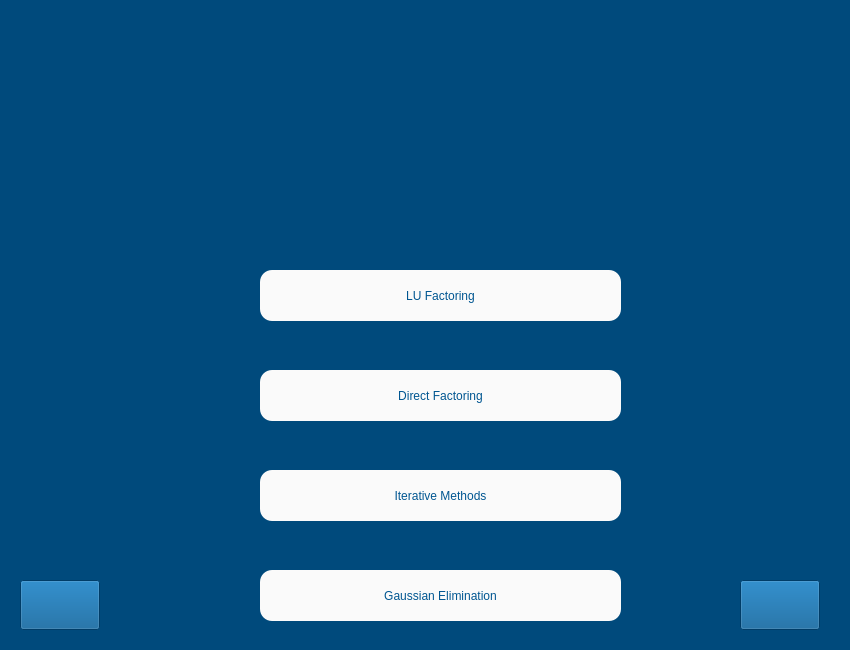
<?xml version="1.0" encoding="UTF-8"?>
<ui version="4.0">
 <class>linear</class>
 <widget class="QWidget" name="linear">
  <property name="geometry">
   <rect>
    <x>0</x>
    <y>0</y>
    <width>850</width>
    <height>650</height>
   </rect>
  </property>
  <property name="minimumSize">
   <size>
    <width>850</width>
    <height>650</height>
   </size>
  </property>
  <property name="maximumSize">
   <size>
    <width>850</width>
    <height>650</height>
   </size>
  </property>
  <property name="palette">
   <palette>
    <active>
     <colorrole role="Base">
      <brush brushstyle="SolidPattern">
       <color alpha="255">
        <red>255</red>
        <green>255</green>
        <blue>255</blue>
       </color>
      </brush>
     </colorrole>
     <colorrole role="Window">
      <brush brushstyle="SolidPattern">
       <color alpha="255">
        <red>0</red>
        <green>74</green>
        <blue>124</blue>
       </color>
      </brush>
     </colorrole>
    </active>
    <inactive>
     <colorrole role="Base">
      <brush brushstyle="SolidPattern">
       <color alpha="255">
        <red>255</red>
        <green>255</green>
        <blue>255</blue>
       </color>
      </brush>
     </colorrole>
     <colorrole role="Window">
      <brush brushstyle="SolidPattern">
       <color alpha="255">
        <red>0</red>
        <green>74</green>
        <blue>124</blue>
       </color>
      </brush>
     </colorrole>
    </inactive>
    <disabled>
     <colorrole role="Base">
      <brush brushstyle="SolidPattern">
       <color alpha="255">
        <red>0</red>
        <green>74</green>
        <blue>124</blue>
       </color>
      </brush>
     </colorrole>
     <colorrole role="Window">
      <brush brushstyle="SolidPattern">
       <color alpha="255">
        <red>0</red>
        <green>74</green>
        <blue>124</blue>
       </color>
      </brush>
     </colorrole>
    </disabled>
   </palette>
  </property>
  <property name="windowTitle">
   <string>Form</string>
  </property>
  <property name="styleSheet">
   <string notr="true"/>
  </property>
  <widget class="QLabel" name="label">
   <property name="geometry">
    <rect>
     <x>40</x>
     <y>30</y>
     <width>771</width>
     <height>161</height>
    </rect>
   </property>
   <property name="styleSheet">
    <string notr="true">background-image: url(:/images/Banner2.png);</string>
   </property>
   <property name="text">
    <string/>
   </property>
   <property name="pixmap">
    <pixmap>../UserInterface/Util/Images/Banner2.png</pixmap>
   </property>
  </widget>
  <widget class="QPushButton" name="lu_button">
   <property name="geometry">
    <rect>
     <x>260</x>
     <y>270</y>
     <width>361</width>
     <height>51</height>
    </rect>
   </property>
   <property name="styleSheet">
    <string notr="true">background-color: rgb(250, 250, 250);
font: 15pt &quot;MS Shell Dlg 2&quot;;
color: rgb(0, 86, 145);
border-radius: 12px;
</string>
   </property>
   <property name="text">
    <string>LU Factoring</string>
   </property>
  </widget>
  <widget class="QPushButton" name="directf_button">
   <property name="geometry">
    <rect>
     <x>260</x>
     <y>370</y>
     <width>361</width>
     <height>51</height>
    </rect>
   </property>
   <property name="styleSheet">
    <string notr="true">background-color: rgb(250, 250, 250);
font: 15pt &quot;MS Shell Dlg 2&quot;;
color: rgb(0, 86, 145);
border-radius: 12px;
</string>
   </property>
   <property name="text">
    <string>Direct Factoring</string>
   </property>
  </widget>
  <widget class="QPushButton" name="iterative_button">
   <property name="geometry">
    <rect>
     <x>260</x>
     <y>470</y>
     <width>361</width>
     <height>51</height>
    </rect>
   </property>
   <property name="styleSheet">
    <string notr="true">background-color: rgb(250, 250, 250);
font: 15pt &quot;MS Shell Dlg 2&quot;;
color: rgb(0, 86, 145);
border-radius: 12px;
</string>
   </property>
   <property name="text">
    <string>Iterative Methods</string>
   </property>
  </widget>
  <widget class="QPushButton" name="gaussian_button">
   <property name="geometry">
    <rect>
     <x>260</x>
     <y>570</y>
     <width>361</width>
     <height>51</height>
    </rect>
   </property>
   <property name="styleSheet">
    <string notr="true">background-color: rgb(250, 250, 250);
font: 15pt &quot;MS Shell Dlg 2&quot;;
color: rgb(0, 86, 145);
border-radius: 12px;
</string>
   </property>
   <property name="text">
    <string>Gaussian Elimination</string>
   </property>
  </widget>
  <widget class="QPushButton" name="back_button">
   <property name="geometry">
    <rect>
     <x>20</x>
     <y>580</y>
     <width>80</width>
     <height>50</height>
    </rect>
   </property>
   <property name="styleSheet">
    <string notr="true">background-color: rgb(0, 86, 145);
background-image: url(:/images/back.png);</string>
   </property>
   <property name="text">
    <string/>
   </property>
   <property name="iconSize">
    <size>
     <width>80</width>
     <height>50</height>
    </size>
   </property>
  </widget>
  <widget class="QPushButton" name="home_button">
   <property name="geometry">
    <rect>
     <x>740</x>
     <y>580</y>
     <width>80</width>
     <height>50</height>
    </rect>
   </property>
   <property name="styleSheet">
    <string notr="true">background-color: rgb(0, 86, 145);
background-image: url(:/images/home.png);</string>
   </property>
   <property name="text">
    <string/>
   </property>
   <property name="iconSize">
    <size>
     <width>80</width>
     <height>50</height>
    </size>
   </property>
  </widget>
 </widget>
 <resources>
  <include location="../UserInterface/Util/Images/link.qrc"/>
 </resources>
 <connections/>
</ui>
